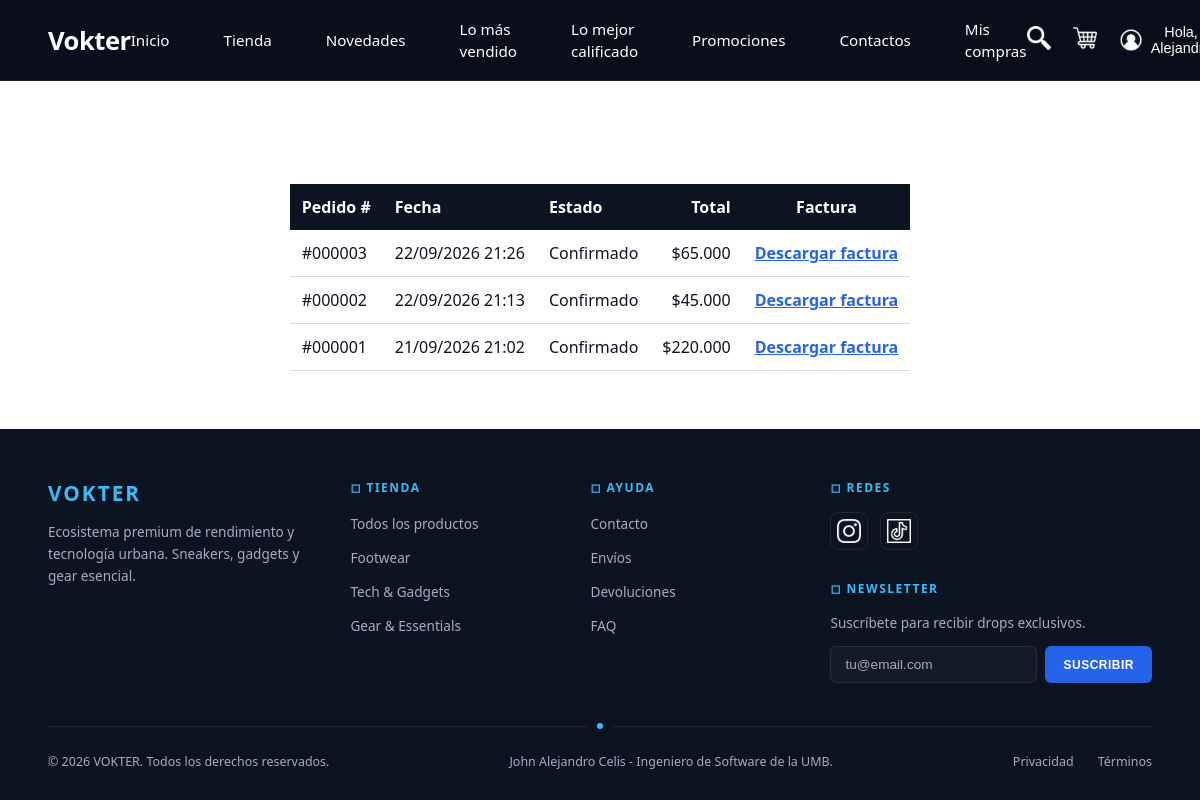
The app's page /Views/MisCompras.php (signed in) with its own data.
### tables this page shows
CREATE TABLE `facturas` (
  `id` int(11) NOT NULL,
  `usuario_id` int(11) NOT NULL,
  `direccion_envio_id` int(11) NOT NULL,
  `metodo_pago_id` int(11) DEFAULT NULL,
  `estado_id` int(11) NOT NULL,
  `fecha_pedido` datetime DEFAULT current_timestamp(),
  `subtotal` decimal(10,2) NOT NULL,
  `costo_envio` decimal(10,2) NOT NULL,
  `total` decimal(10,2) NOT NULL
);

CREATE TABLE `estados_pedido` (
  `id` int(11) NOT NULL,
  `nombre` varchar(50) NOT NULL
);

### Controllers/PedidoController.php (called while the page is built, shortened)
<?php
require_once __DIR__ . '/../Models/pedidoServer.php';
class PedidoController {
    private $pedidoModel;
    public function __construct($db) {
        $this->pedidoModel = new Pedido($db);
    }
    public function listarPedidos($usuarioId) {
        return $this->pedidoModel->obtenerPorUsuario($usuarioId);
    }
}

### Models/pedidoServer.php (called while the page is built, shortened)
<?php
class Pedido {
    private $conn;
    public function __construct($db) {
        $this->conn = $db;
    }
    public function obtenerPorUsuario($usuarioId) {
        $query = "SELECT f.id, f.fecha_pedido, f.subtotal, f.costo_envio, f.total, ep.nombre AS estado
                  FROM facturas f
                  JOIN estados_pedido ep ON f.estado_id = ep.id
                  WHERE f.usuario_id = :usuarioId
                  ORDER BY f.fecha_pedido DESC";
        $stmt = $this->conn->prepare($query);
        $stmt->bindParam(':usuarioId', $usuarioId);
        $stmt->execute();
        return $stmt->fetchAll(PDO::FETCH_ASSOC);
    }
}

### Views/MisCompras.php (the view, shortened to what this page needs)
<?php
require_once __DIR__ . '/../Controllers/PedidoController.php';
$database = new Database();
$db = $database->getConnection();
$pedidoController = new PedidoController($db);
$pedidos = $pedidoController->listarPedidos($_SESSION['usuario_id']);
require_once __DIR__ . '/partials/header.php';
?>
<main style="max-width: 900px; margin: 40px auto; padding: 0 20px;">
    <h1>Mis compras</h1>
    <?php if (empty($pedidos)): ?>
        <p>Aún no has realizado ninguna compra. <a href="Principal.php">Ir al catálogo</a></p>
    <?php else: ?>
        <table style="width: 100%; border-collapse: collapse; margin-top: 20px;">
            <thead>
                <tr style="background: #0d1421; color: white;">
                    <th style="padding: 12px; text-align: left;">Pedido #</th>
                    <th style="padding: 12px; text-align: left;">Fecha</th>
                    <th style="padding: 12px; text-align: left;">Estado</th>
                    <th style="padding: 12px; text-align: right;">Total</th>
                    <th style="padding: 12px; text-align: center;">Factura</th>
                </tr>
            </thead>
           <tbody>
                <?php foreach ($pedidos as $pedido): ?>
                    <tr style="border-bottom: 1px solid #ddd;">
                        <td style="padding: 12px; color: #0d1421;">#<?php echo str_pad($pedido['id'], 6, '0', STR_PAD_LEFT); ?></td>
                        <td style="padding: 12px; color: #0d1421;"><?php echo date('d/m/Y H:i', strtotime($pedido['fecha_pedido'])); ?></td>
                        <td style="padding: 12px; color: #0d1421;"><?php echo htmlspecialchars($pedido['estado']); ?></td>
                        <td style="padding: 12px; color: #0d1421; text-align: right;">$<?php echo number_format($pedido['total'], 0, ',', '.'); ?></td>
                        <td style="padding: 12px; text-align: center;">
                            <a href="DescargarFactura.php?id=<?php echo $pedido['id']; ?>" style="color: #2563eb; font-weight: 600;">Descargar factura</a>
                        </td>
                    </tr>
                <?php endforeach; ?>
            </tbody>
        </table>
    <?php endif; ?>
</main>
<?php require_once __DIR__ . '/partials/footer.php'; ?>

### Views/partials/header.php (style rules this page uses)
:root { --bg-dark: #0a0e1a; --bg-hero: #0d1421; --blue-accent: #2563eb; --blue-light: #38bdf8; --text-white: #ffffff; --text-gray: #a3adc2; --card-bg: #0f1626; --badge-new: #2563eb; --badge-rating: #22c55e; --price-color: #ffffff; --border-subtle: rgba(255,255,255,0.08); }
* { margin: 0; padding: 0; box-sizing: border-box; }
html, body { height: 100%; }
body { font-family: 'Segoe UI', Arial, sans-serif; background: #ffffff; color: var(--text-white); display: flex; flex-direction: column; min-height: 100vh; }
main { flex: 1; }

### records on screen
facturas: id "000003", fecha_pedido "22/09/2026 21:26", estado.nombre "Confirmado", total "65.000"
facturas: id "000002", fecha_pedido "22/09/2026 21:13", estado.nombre "Confirmado", total "45.000"
facturas: id "000001", fecha_pedido "21/09/2026 21:02", estado.nombre "Confirmado", total "220.000"
